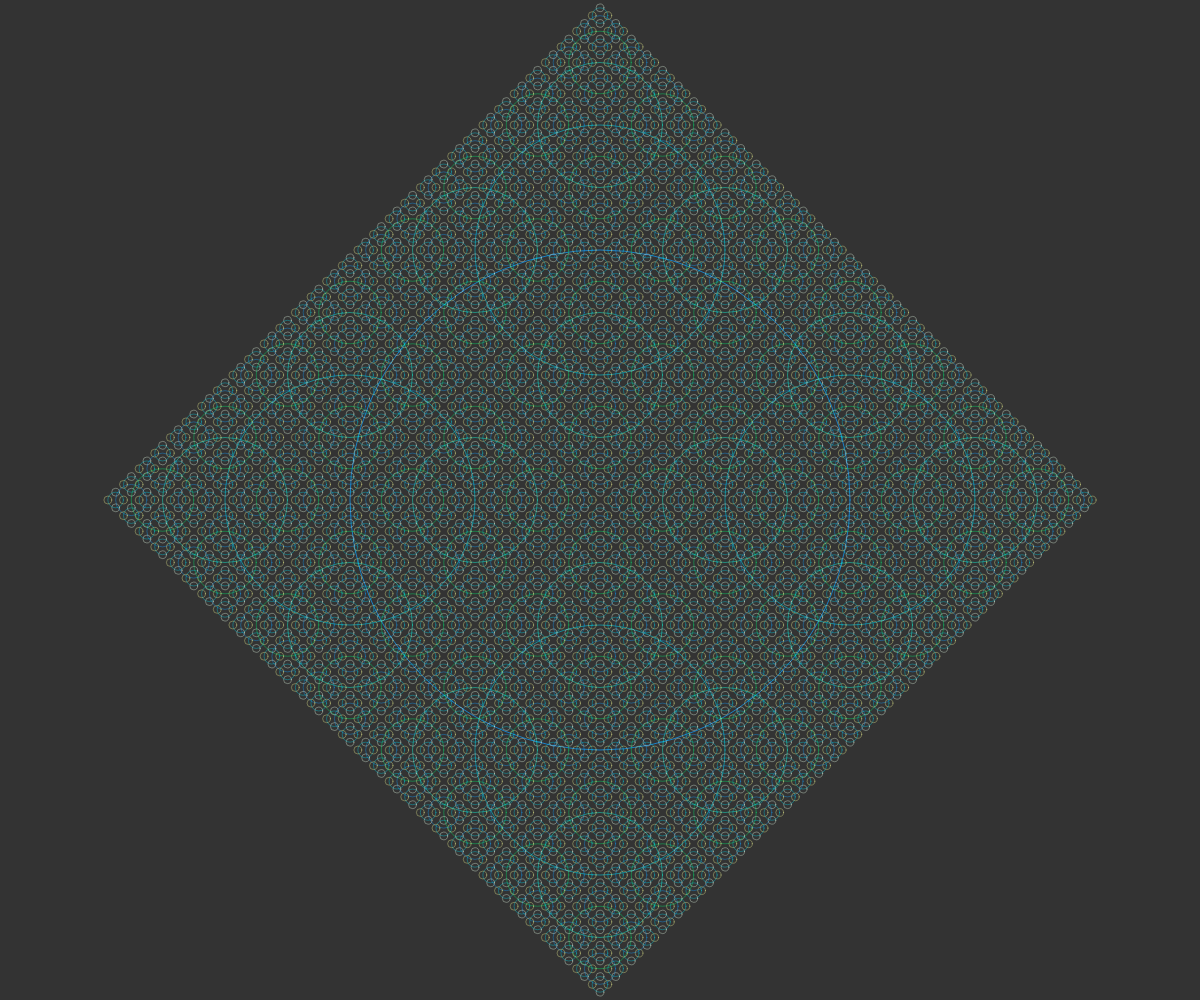
Frame 1 (no input)
Frame 60 (no input): identical to frame 1, image omitted
Frame 120 (the mouse pressed at the canvas centre since frame 60): identical to frame 1, image omitted

The p5.js sketch that drew this single still picture (run headless with seeded random() and noise() and a simulated clock; from frame 60 on, the mouse is pressed at the canvas centre):

// p5.js sketch
// ── sketch.js
let colors = ['#12A0FF', '#00D4E8', '#13FFDB', '#00E86D'];
let colors2 = ['#f0f696', '#e8ffe8'];

function setup() {
    createCanvas(windowWidth, windowHeight);
    // strokeWeight(3);

}
let num = 15;

function draw() {
    background(51);
    drawCircle(width / 2, height / 2, 500, 0);
}

function drawCircle(x, y, d, k) {
    if (d <= num) {
        let colora = color(colors2[k]);
        colora.setAlpha(map(d,0,500,90,180));
        stroke(colora);
    } else {
        let colora = color(colors[k % colors.length]);
        colora.setAlpha(map(d,0,500,90,180));
        stroke(colora);
    }

    noFill();
    ellipse(x, y, d);
    if (d > num) {
        if (d / 2 <= num) {
            drawCircle(x + d / 2, y, d / 2, 0);
            drawCircle(x - d / 2, y, d / 2, 0);
            drawCircle(x, y + d / 2, d / 2, 1);
            drawCircle(x, y - d / 2, d / 2, 1);
        } else {
            drawCircle(x + d / 2, y, d / 2, k + 1);
            drawCircle(x - d / 2, y, d / 2, k + 1);
            drawCircle(x, y + d / 2, d / 2, k + 1);
            drawCircle(x, y - d / 2, d / 2, k + 1);
        }
    }
}
